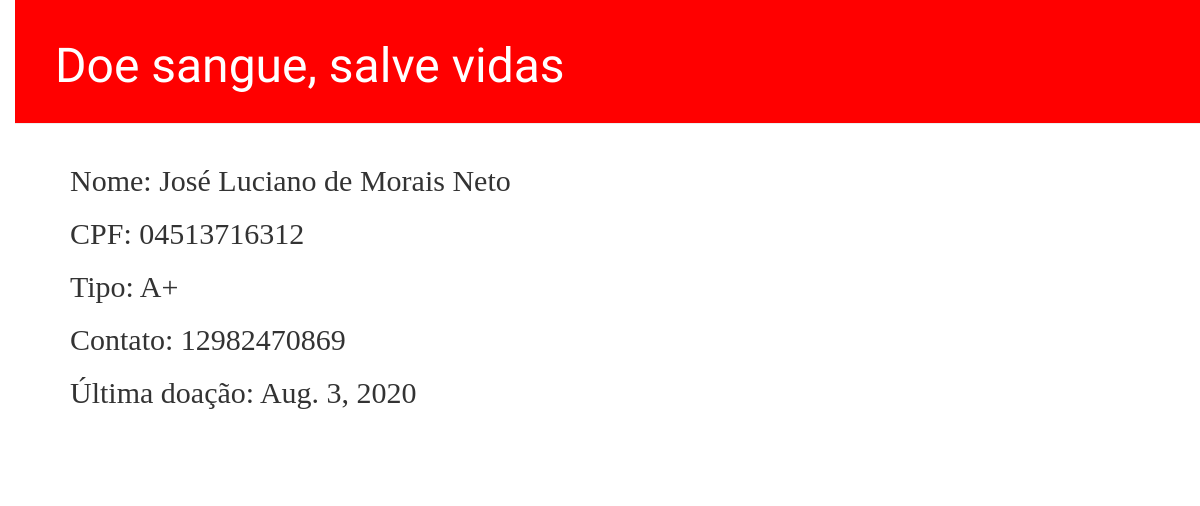
The app's page /doner/1/detail/ with its own data.
### blood/models.py (models this page shows, shortened)
class Doner(models.Model):
    name = models.CharField(max_length=200)
    blood_type = models.CharField(max_length=3)
    birth_date = models.CharField(max_length=10, null=True)
    cpf = models.CharField(max_length=11)
    phone_number = models.CharField(max_length=11)
    donating_date = models.DateTimeField(default=timezone.now)
    last_notified = models.DateTimeField(default=timezone.now)

### blood/views.py (the view)
# urls.py: path('doner/<int:pk>/detail/', views.doner_detail, name='doner_detail'),
def doner_detail(request, pk):
    doner = get_object_or_404(Doner, pk=pk)
    return render(request, 'blood/doner_detail.html', {'doner': doner})

### blood/templates/blood/doner_detail.html
{% extends 'blood/base.html' %}
{% block content %}
    <div class="doner">
        <h2>Nome: {{ doner.name }}</h2>
        <h2>CPF: {{ doner.cpf }}</h2>
        <h2>Tipo: {{ doner.blood_type }}</h2>
        <h2>Contato: {{ doner.phone_number }}</h2>
        <h2>Última doação: {{ doner.donating_date.date }}</h2>
    </div>
{% endblock %}

### blood/static/css/blood.css (style rules this page uses)
body { padding-left: 15px; }
h1, h2, h3, h4 { font-family: 'Lobster', cursive; }
.doner { margin-bottom: 70px; }

### records on screen
Doner: name "José Luciano de Morais Neto", cpf "04513716312", blood_type "A+", phone_number "12982470869", donating_date "Aug. 3, 2020"
